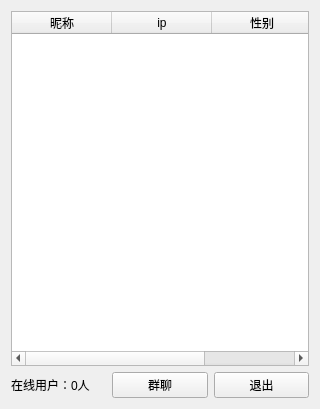
<?xml version="1.0" encoding="UTF-8"?>
<ui version="4.0">
 <class>Widget</class>
 <widget class="QWidget" name="Widget">
  <property name="geometry">
   <rect>
    <x>0</x>
    <y>0</y>
    <width>320</width>
    <height>409</height>
   </rect>
  </property>
  <property name="windowTitle">
   <string>局域网聊天室</string>
  </property>
  <layout class="QVBoxLayout" name="verticalLayout">
   <item>
    <layout class="QGridLayout" name="gridLayout">
     <item row="1" column="0">
      <layout class="QHBoxLayout" name="horizontalLayout">
       <item>
        <widget class="QLabel" name="lbOnline">
         <property name="text">
          <string>在线用户：0人</string>
         </property>
        </widget>
       </item>
       <item>
        <widget class="QPushButton" name="btnAll">
         <property name="text">
          <string>群聊</string>
         </property>
        </widget>
       </item>
       <item>
        <widget class="QPushButton" name="btnCancel">
         <property name="text">
          <string>退出</string>
         </property>
        </widget>
       </item>
      </layout>
     </item>
     <item row="0" column="0">
      <widget class="QTableWidget" name="tableWidget">
       <property name="autoScroll">
        <bool>false</bool>
       </property>
       <property name="autoScrollMargin">
        <number>27</number>
       </property>
       <property name="editTriggers">
        <set>QAbstractItemView::NoEditTriggers</set>
       </property>
       <property name="verticalScrollMode">
        <enum>QAbstractItemView::ScrollPerItem</enum>
       </property>
       <property name="horizontalScrollMode">
        <enum>QAbstractItemView::ScrollPerItem</enum>
       </property>
       <property name="showGrid">
        <bool>false</bool>
       </property>
       <property name="gridStyle">
        <enum>Qt::NoPen</enum>
       </property>
       <property name="columnCount">
        <number>3</number>
       </property>
       <attribute name="horizontalHeaderMinimumSectionSize">
        <number>60</number>
       </attribute>
       <attribute name="verticalHeaderCascadingSectionResizes">
        <bool>true</bool>
       </attribute>
       <attribute name="verticalHeaderDefaultSectionSize">
        <number>30</number>
       </attribute>
       <attribute name="verticalHeaderMinimumSectionSize">
        <number>30</number>
       </attribute>
       <column>
        <property name="text">
         <string>昵称</string>
        </property>
        <property name="icon">
         <iconset>
          <normalon>:/new/prefix1/image/User.png</normalon>
         </iconset>
        </property>
       </column>
       <column>
        <property name="text">
         <string>ip</string>
        </property>
       </column>
       <column>
        <property name="text">
         <string>性别</string>
        </property>
       </column>
      </widget>
     </item>
    </layout>
   </item>
  </layout>
 </widget>
 <layoutdefault spacing="6" margin="11"/>
 <resources/>
 <connections/>
</ui>
